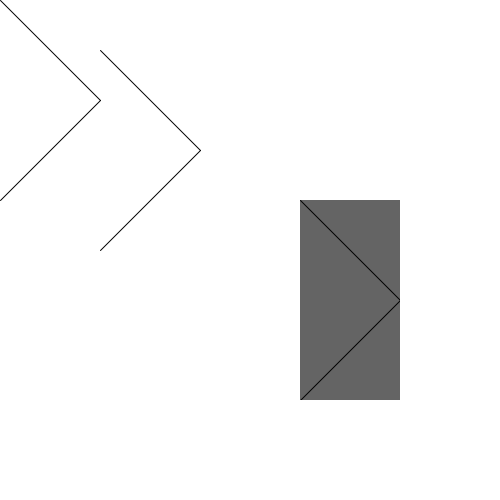
Frame 1 (no input)
Frame 60 (the mouse pressed at the canvas centre just before this capture): identical to frame 1, image omitted
Frame 120 (the mouse held since frame 60 and released just before this capture): identical to frame 1, image omitted

The Processing sketch that drew this single still picture (run headless with seeded random() and noise(); from frame 60 on, the mouse is pressed at the canvas centre):

// Processing sketch: PGraphicsSelector
// ── PGraphicsSelector.pde
// PGraphicsSelector
// use the beginDrawAt() command to select a new PGraphics buffer for normal drawing commands
// by Alex_Pr revised by Jeremy Douglass
// https://forum.processing.org/two/discussion/22808/draw-on-pgraphics-without-prefixing

PGraphics pgMine;
PGraphics PGDEFAULT;
void setup() {
  size(500, 500);
  pgMine = createGraphics(100, 200);
  PGDEFAULT = g;
}
void draw() {
  background(255);
  // draw 1 on canvas
  stuff();
  // draw 2 on PGraphics with background
  beginDrawAt(pgMine);
  background(100);
  stuff();
  endDrawAt(pgMine);
  image(pgMine, 300, 200);
  // draw 3 on canvas
  translate(100, 50);
  stuff();
}

void stuff() {
  line(0, 0, 100, 100);
  line(100, 100, 0, 200);
}

void beginDrawAt(PGraphics pg) {
  pg.beginDraw();
  g = pg;
}

void endDrawAt() { 
  endDrawAt(g);
}
void endDrawAt(PGraphics pg) {
  pg.endDraw(); 
  g = PGDEFAULT;
}
